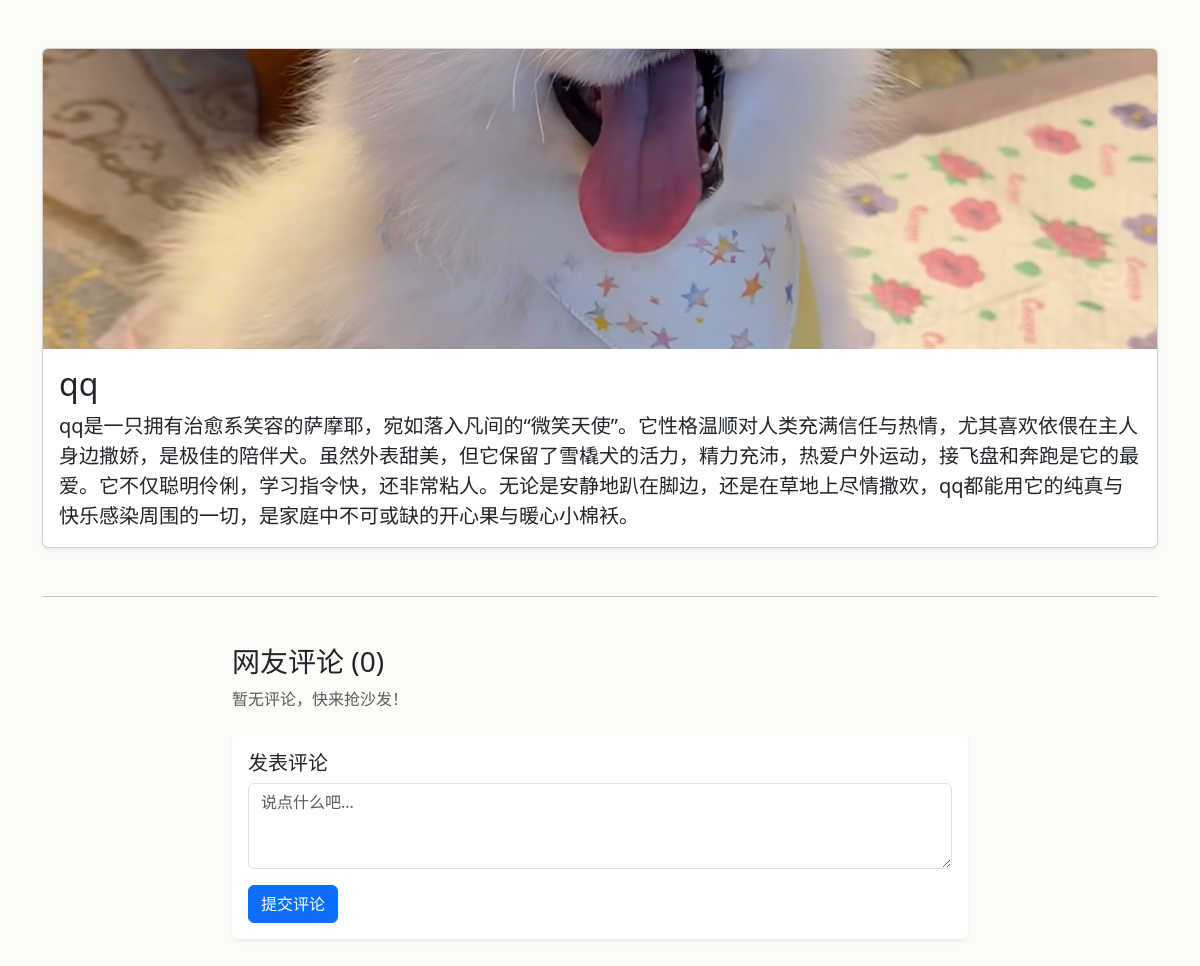
The page /detail/2/ on the database its author committed.
### animals/models.py (models this page shows, shortened)
class Animal(models.Model):
    name = models.CharField(max_length=100)
    category = models.ForeignKey(Category, on_delete=models.CASCADE, verbose_name="类别")
    image = models.ImageField(upload_to='animals/', null=True, blank=True, verbose_name="图片")
    description = models.TextField(verbose_name="描述")
    owner = models.ForeignKey(settings.AUTH_USER_MODEL, on_delete=models.CASCADE, verbose_name="发布者")
    class Meta:
        verbose_name_plural = "Animals"

### animals/views.py (the view, shortened to what this page needs)
# urls.py: path('detail/<int:pk>/', views.animal_detail, name='animal_detail'),
def animal_detail(request, pk):
    animal = get_object_or_404(Animal, pk=pk)
    return render(request, 'animals/detail.html', {'animal': animal})

### animals/templates/animals/detail.html (shortened to what this page needs)
<!DOCTYPE html>
<html lang="zh-CN">
<head>
    <link href="https://cdn.jsdelivr.net/npm/bootstrap@5.3.0/dist/css/bootstrap.min.css" rel="stylesheet">
</head>
<body>
<div class="container mt-5 mb-5">
    <div class="card shadow-sm">
        <img src="{{ animal.image.url }}" class="card-img-top" alt="{{ animal.name }}">
        <div class="card-body">
            <h2 class="card-title">{{ animal.name }}</h2>
            <p class="card-text lead">{{ animal.description }}</p>
        </div>
    </div>
    <hr class="my-5">
    <div class="row justify-content-center">
        <div class="col-md-8">
            <h3>网友评论 ({{ animal.comments.count }})</h3>
            {% for comment in animal.comments.all %}
                <div class="comment-box">
                    <span class="comment-user">{{ comment.user.username }}</span>
                    <span class="comment-time">{{ comment.created_at|date:"Y-m-d H:i" }}</span>
                    <p class="mt-2">{{ comment.content }}</p>
                </div>
            {% empty %}
                <p class="text-muted">暂无评论，快来抢沙发！</p>
            {% endfor %}
            <div class="mt-4 p-3 bg-white rounded shadow-sm">
                <h5>发表评论</h5>
                <form method="post">
                    <div class="mb-3">
                        <textarea class="form-control" name="content" rows="3" placeholder="说点什么吧..." required></textarea>
                    </div>
                    <button type="submit" class="btn btn-primary">提交评论</button>
                </form>
            </div>
        </div>
    </div>
</div>
</body>
</html>

### animals/templates/animals/detail.html (style rules this page uses)
body { background-color: #fdfbf7; }
.card-img-top { height: 300px; object-fit: cover; }

### rows shown on the page
Animal: image (picture), name "qq", description "qq是一只拥有治愈系笑容的萨摩耶，宛如落入凡间的“微笑天使”。它性格温顺对人类充满信任与热情，尤其喜欢依偎在主人身边撒娇，是极佳的陪伴犬。虽然外表甜美，但它保留了雪橇犬的活力，精力充沛，热爱户外运动，接飞盘和奔跑是它的最爱。它不仅聪明伶俐，学习指令快，还非常粘人。无论是安静地趴在脚边，还是在草地上尽情撒欢，qq都能用它的纯真与快乐感染周围的一切，是家庭中不可或缺的开心果与暖心小棉袄。", comments.count "0"
